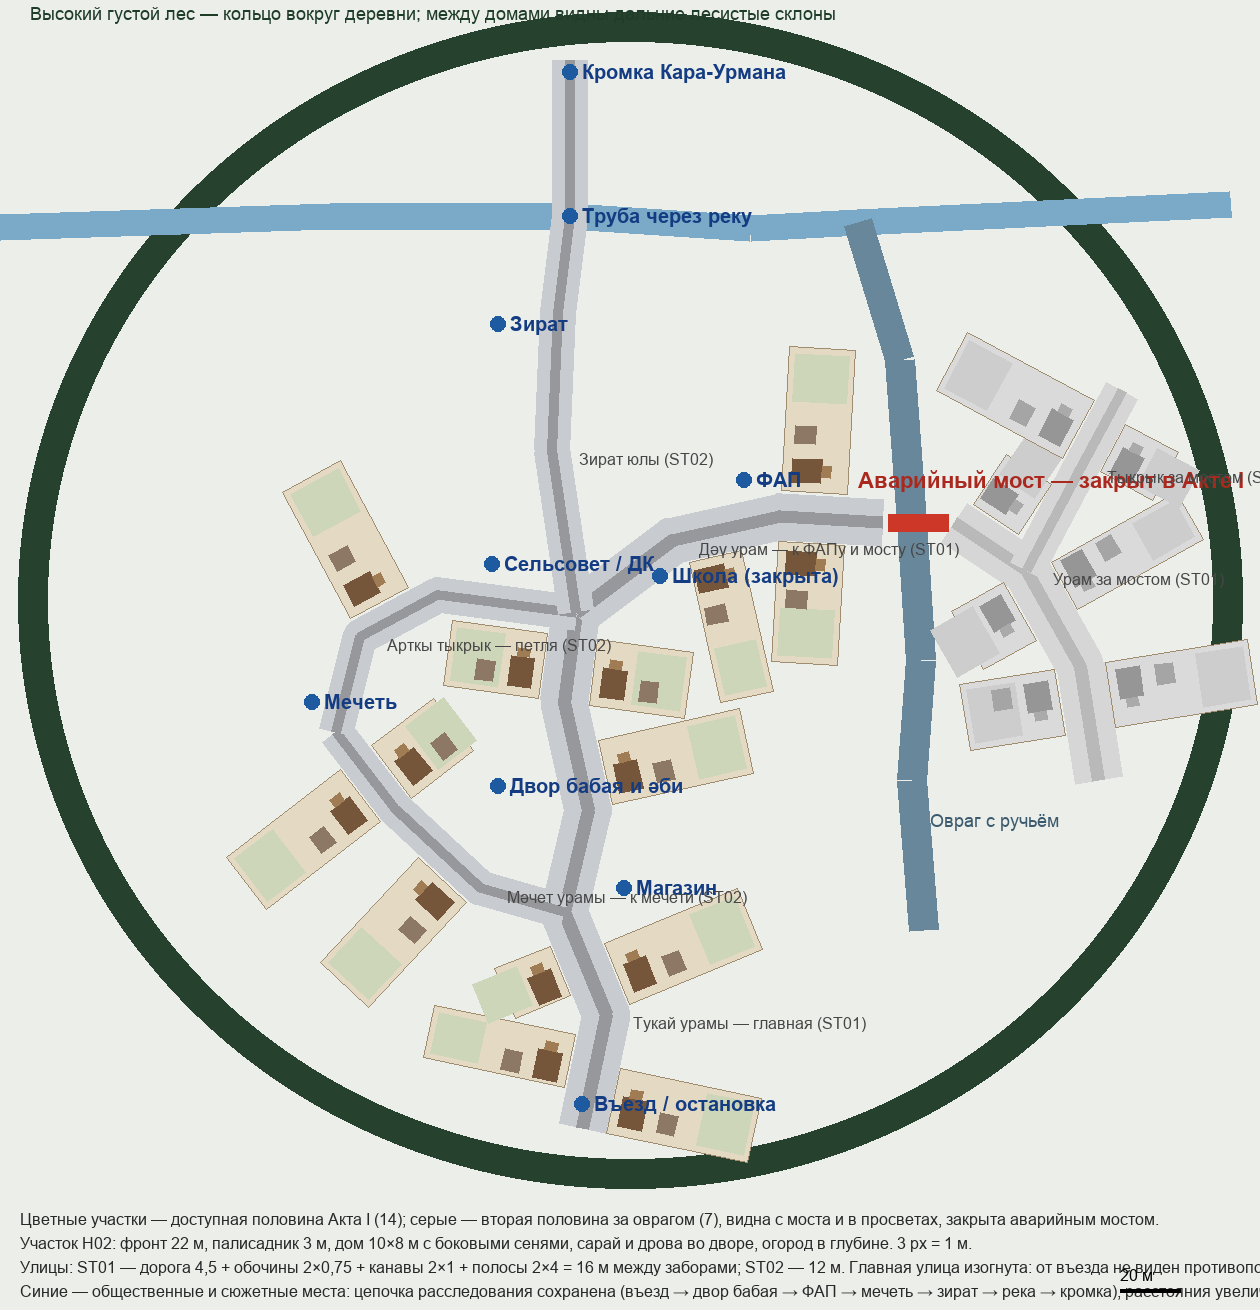

This chart was generated by the following Python code:
"""ACT1-VILLAGE-LAYOUT v1: scheme data + rendered plan for the author's review.

World metres, the game's axes: x east, z south (+z toward arrival, -z toward
the forest edge). Streets follow the research package profiles ST01 (16 m
between fences) and ST02 (12 m); plots follow H02 (front 22 m, palisade 3 m,
house 10 x 8 m with side seni, shed, firewood, bath, kitchen garden behind).
Canonical places stay where they are so the investigation route survives.
Plots are placed only on free ground (occupancy grid): never across a street,
the river, the ravine or a canonical place, and never on another plot.
"""
import json, math
from PIL import Image, ImageDraw, ImageFont

CANON = {  # name: (x, z, radius kept free) — v2 spreads the same chain over real distances
    "Въезд / остановка": (4, 168, 12), "Двор бабая и әби": (-24, 62, 20), "ФАП": (58, -40, 16),
    "Мечеть": (-86, 34, 18), "Магазин": (18, 96, 11), "Школа (закрыта)": (30, -8, 14),
    "Сельсовет / ДК": (-26, -12, 14), "Зират": (-24, -92, 18), "Труба через реку": (0, -128, 7),
    "Кромка Кара-Урмана": (0, -176, 12),
}
STREETS = [  # name, profile, points, accessible
    ("Тукай урамы — главная", "ST01", [(4, 176), (12, 138), (-2, 104), (6, 70), (-2, 34), (2, 4)], True),
    ("Мәчет урамы — к мечети", "ST02", [(-2, 104), (-30, 96), (-58, 70), (-78, 44)], True),
    ("Арткы тыкрык — петля", "ST02", [(-78, 44), (-70, 12), (-44, -2), (2, 4)], True),
    ("Дәү урам — к ФАПу и мосту", "ST01", [(2, 4), (34, -20), (70, -28), (104, -26)], True),
    ("Зират юлы", "ST02", [(2, 4), (-6, -50), (-4, -96), (0, -128), (0, -180)], True),
    ("Урам за мостом", "ST01", [(128, -26), (152, -10), (170, 22), (176, 60)], False),
    ("Тыкрык за мостом", "ST02", [(152, -10), (170, -44), (184, -70)], False),
]
RAVINE = [(118, 110), (114, 60), (117, 20), (114, -26), (110, -80), (96, -126)]
RIVER = [(-200, -124), (-80, -128), (0, -128), (60, -124), (96, -126), (220, -132)]
BRIDGE = ((106, -26), (126, -26))
X0, Z0, X1, Z1 = -190, -200, 230, 200
FREE, STREET, TAKEN = 0, 1, 2
grid = {}
def mark_line(pts, half, value):
    for (ax, az), (bx, bz) in zip(pts, pts[1:]):
        length = math.hypot(bx - ax, bz - az)
        for i in range(int(length) + 1):
            t = i / max(length, 1); x, z = ax + (bx - ax) * t, az + (bz - az) * t
            for dx in range(-int(half) - 1, int(half) + 2):
                for dz in range(-int(half) - 1, int(half) + 2):
                    if dx * dx + dz * dz <= half * half: grid[(round(x + dx), round(z + dz))] = value
for _, profile, pts, _ in STREETS: mark_line(pts, 7.5 if profile == "ST01" else 5.5, STREET)
mark_line(RIVER, 7, STREET); mark_line(RAVINE, 7, STREET)
for _, (x, z, r) in CANON.items(): mark_line([(x, z), (x + .01, z)], r * .7, STREET)

def rect(front, n, t, w, d):
    fx, fz = front; return [(fx + t[0] * w / 2, fz + t[1] * w / 2), (fx - t[0] * w / 2, fz - t[1] * w / 2),
                            (fx - t[0] * w / 2 + n[0] * d, fz - t[1] * w / 2 + n[1] * d), (fx + t[0] * w / 2 + n[0] * d, fz + t[1] * w / 2 + n[1] * d)]
def cells(front, n, t, w, d):
    out = []
    for a in range(int(w) + 1):
        for b in range(1, int(d) + 1):
            s, q = a - w / 2, b
            out.append((round(front[0] + t[0] * s + n[0] * q), round(front[1] + t[1] * s + n[1] * q)))
    return out

plots = []
for name, profile, pts, acc in STREETS:
    if name.startswith("Зират"): continue
    half = 8.0 if profile == "ST01" else 6.0
    for (ax, az), (bx, bz) in zip(pts, pts[1:]):
        length = math.hypot(bx - ax, bz - az); t = ((bx - ax) / length, (bz - az) / length)
        for side in (1, -1):
            n = (-t[1] * side, t[0] * side)
            s = 11.0
            while s < length - 9:
                fx, fz = ax + t[0] * s + n[0] * (half + .5), az + t[1] * s + n[1] * (half + .5)
                placed = None
                for width in (22, 18):
                    for depth in (48, 40, 32, 26, 20):
                        cs = cells((fx, fz), n, t, width, depth)
                        if all(X0 < c[0] < X1 and Z0 < c[1] < Z1 and grid.get(c, FREE) == FREE for c in cs):
                            placed = (width, depth); break
                    if placed: break
                if placed and ((acc and fx > 106) or (not acc and fx < 124)): placed = None
                if placed:
                    width, depth = placed
                    for c in cells((fx, fz), n, t, width, depth): grid[c] = TAKEN
                    plots.append(dict(street=name, accessible=acc, front=(fx, fz), facing=n, along=t, depth=depth, width=width))
                s += (placed[0] + 1) if placed else 2

json.dump({"canon": {k: v[:2] for k, v in CANON.items()},
           "streets": [dict(name=a, profile=b, points=c, accessible=d) for a, b, c, d in STREETS],
           "ravine": RAVINE, "river": RIVER, "bridge": BRIDGE, "plots": plots},
          open("layout_v1.json", "w"), ensure_ascii=False, indent=1)

S = 3; W, H = (X1 - X0) * S, (Z1 - Z0) * S + 110
img = Image.new("RGB", (W, H), (236, 238, 234)); d = ImageDraw.Draw(img)
def P(x, z): return ((x - X0) * S, (z - Z0) * S)
F = lambda size, bold=False: ImageFont.truetype("/System/Library/Fonts/Supplemental/Arial%s.ttf" % (" Bold" if bold else ""), size)
d.ellipse([P(-184, -196), P(224, 196)], outline=(38, 66, 46), width=30)
d.line([P(*p) for p in RIVER], fill=(122, 170, 200), width=9 * S)
d.line([P(*p) for p in RAVINE], fill=(105, 135, 155), width=10 * S)
for name, profile, pts, acc in STREETS:
    d.line([P(*p) for p in pts], fill=(200, 204, 208) if acc else (214, 214, 214), width=(16 if profile == "ST01" else 12) * S, joint="curve")
    d.line([P(*p) for p in pts], fill=(150, 152, 155) if acc else (185, 185, 185), width=int((4.5 if profile == "ST01" else 3.5) * S), joint="curve")
for p in plots:
    n, t, f, dep = p["facing"], p["along"], p["front"], p["depth"]
    d.polygon([P(*c) for c in rect(f, n, t, p["width"], dep)], fill=(228, 218, 196) if p["accessible"] else (218, 218, 218), outline=(160, 140, 110))
    garden_front = (f[0] + n[0] * max(dep - 18, 13), f[1] + n[1] * max(dep - 18, 13))
    d.polygon([P(*c) for c in rect(garden_front, n, t, p["width"] - 4, 16)], fill=(206, 214, 186) if p["accessible"] else (205, 205, 205))
    house_front = (f[0] + n[0] * 3 - t[0] * 3, f[1] + n[1] * 3 - t[1] * 3)
    d.polygon([P(*c) for c in rect(house_front, n, t, 10, 8)], fill=(118, 86, 58) if p["accessible"] else (150, 150, 150))
    seni = (house_front[0] + t[0] * 6.5, house_front[1] + t[1] * 6.5)
    d.polygon([P(*c) for c in rect((seni[0] + n[0] * 2, seni[1] + n[1] * 2), n, t, 3, 4)], fill=(160, 124, 84) if p["accessible"] else (170, 170, 170))
    shed = (f[0] + n[0] * 16 - t[0] * 4, f[1] + n[1] * 16 - t[1] * 4)
    if dep >= 26: d.polygon([P(*c) for c in rect(shed, n, t, 7, 6)], fill=(140, 120, 100) if p["accessible"] else (165, 165, 165))
(bx0, bz0), (bx1, bz1) = BRIDGE
d.line([P(bx0, bz0), P(bx1, bz1)], fill=(205, 55, 40), width=6 * S)
d.text(P(96, -44), "Аварийный мост — закрыт в Акте I", fill=(170, 40, 30), font=F(22, True))
d.text(P(120, 70), "Овраг с ручьём", fill=(60, 90, 110), font=F(18))
for name, (x, z, r) in CANON.items():
    d.ellipse([P(x - 2.5, z - 2.5), P(x + 2.5, z + 2.5)], fill=(30, 90, 160)); d.text(P(x + 4, z - 4), name, fill=(20, 60, 130), font=F(20, True))
for name, profile, pts, acc in STREETS:
    m = pts[1]; d.text(P(m[0] + 9, m[1]), f"{name} ({profile})", fill=(70, 70, 70), font=F(16))
d.text(P(-180, -199), "Высокий густой лес — кольцо вокруг деревни; между домами видны дальние лесистые склоны", fill=(30, 60, 40), font=F(18))
y0 = (Z1 - Z0) * S + 10
acc_n = sum(p["accessible"] for p in plots)
for i, line in enumerate([
    f"Цветные участки — доступная половина Акта I ({acc_n}); серые — вторая половина за оврагом ({len(plots) - acc_n}), видна с моста и в просветах, закрыта аварийным мостом.",
    "Участок H02: фронт 22 м, палисадник 3 м, дом 10×8 м с боковыми сенями, сарай и дрова во дворе, огород в глубине. 3 px = 1 м.",
    "Улицы: ST01 — дорога 4,5 + обочины 2×0,75 + канавы 2×1 + полосы 2×4 = 16 м между заборами; ST02 — 12 м. Главная улица изогнута: от въезда не виден противоположный край.",
    "Синие — общественные и сюжетные места: цепочка расследования сохранена (въезд → двор бабая → ФАП → мечеть → зират → река → кромка), расстояния увеличены."]):
    d.text((20, y0 + i * 24), line, fill=(40, 40, 40), font=F(16))
d.line([(W - 140, H - 20), (W - 140 + 20 * S, H - 20)], fill=(0, 0, 0), width=4); d.text((W - 140, H - 44), "20 м", fill=(0, 0, 0), font=F(16))
img.save("layout_v1.png")
print("plots", len(plots), "accessible", acc_n)
